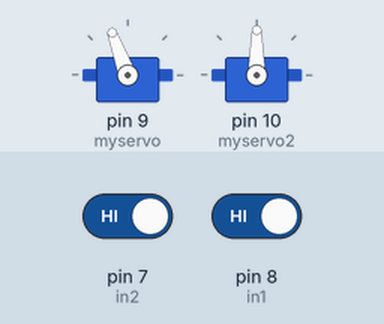
Recording of a sketch running on a simulated Arduino Uno, built with avr-gcc and run on an emulated ATmega328P. On the bench: 2 × servo. The test bench sets the inputs (shaded band); at power-on: pin 8 (in1) HIGH, pin 7 (in2) HIGH. What the sketch prints to the serial monitor is not drawn.

Above: at 7.3 s.
7.4 s: pin 8 (in1) driven LOW
At 7.86 s:
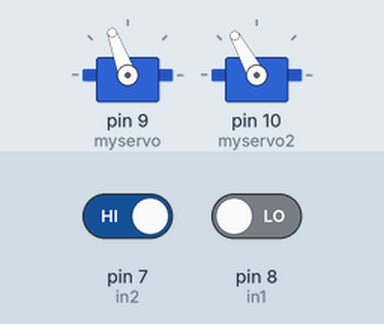
At 8.47 s:
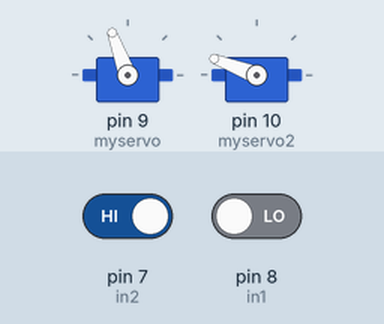
10.4 s: pin 7 (in2) driven LOW
At 14.13 s:
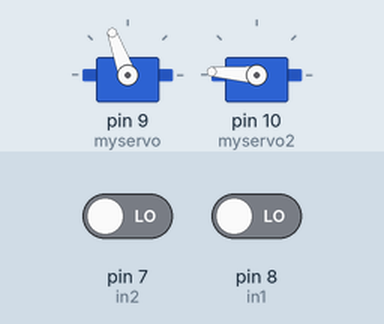
Timing chart, 0 to 18.2 s (numbered marks = the images above; inputs shaded):
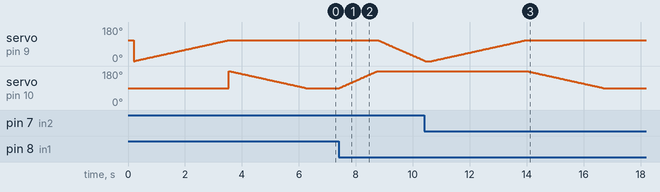

Measured:
- after the input at 7.4 s, servo on pin 9 (myservo): moves from 110° to 4° over 1.6 s, starting after 1.4 s; servo on pin 10 (myservo2): moves from 90° to 180° over 1.3 s, starting at once
- after the input at 10.4 s, servo on pin 10 (myservo2): moves from 180° to 90° over 2.7 s, starting after 3.6 s

The sketch:

brazo2.ino
```cpp
/* Brazo
 Hugo David Franco Avila
*/

#include <Servo.h>

Servo myservo;
Servo myservo2;

int pos = 0;
int ini1 = 110;
int fin1 = 0;
int ini2 = 90;
int fin2 = 180;
int in1 = 8;
int in2 = 7;
int toggle = 0;
int val = 0;
int val2 = 0;
int valPrev = 0;
int valPrev2 = 0;

void setup() {
  Serial.begin(9600);
  myservo.attach(9);
  myservo2.attach(10);
  pinMode(in1, INPUT);
  pinMode(in2, INPUT);
  myservo.write(ini1);
  myservo2.write(ini2);
}

void loop() {
  float matA[4][4], matB[4][4];

  val = digitalRead(in1);
  val2 = digitalRead(in2);
  if(val == valPrev){
    //Do nothing
  } else{
    Serial.print("Boton 1 presionado");
    if(toggle == 1){
      toggle = 0;
      for(pos = ini2; pos <= fin2; pos += 1){
        myservo2.write(pos);
        delay(15);
      }
      for(pos = ini1; pos >= fin1; pos -= 1){
        myservo.write(pos);
        delay(15);
      }


    } else{
      //Do nothing
    }
    delay(200);
    valPrev = val;
  }
  if(val2 == valPrev2){
    //Do nothing
  } else{
    Serial.print("Boton 2 presionado");
    if(toggle == 0){
      toggle = 1;
      for(pos = fin1; pos <= ini1; pos += 1){
        myservo.write(pos);
        delay(30);
      }
      for(pos = fin2; pos >= ini2; pos -= 1){
        myservo2.write(pos);
        delay(30);
      }


    } else{
      //Do nothing
    }
    delay(200);
    valPrev2 = val2;
  }
}
```
